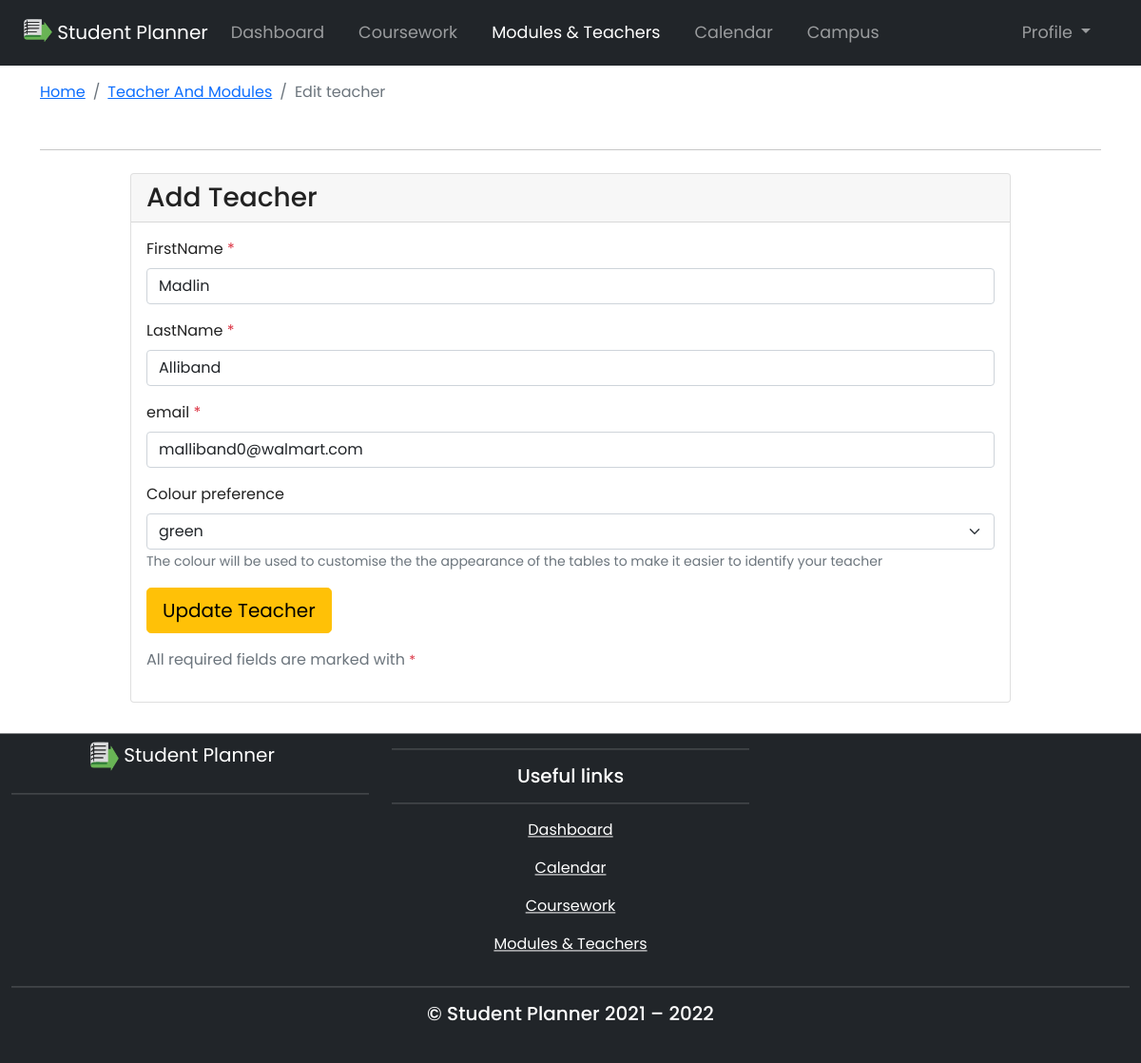
The app's page /teacherAndModules/edit_teacher.php?editTeacher=1 (signed in) with its own data.
### tables this page shows
CREATE TABLE `Teachers` (
  `teacher_id` int(11) NOT NULL,
  `student_id` int(11) DEFAULT NULL,
  `firstname` varchar(100) DEFAULT NULL,
  `lastname` varchar(100) DEFAULT NULL,
  `email` varchar(100) DEFAULT NULL,
  `colour_id` int(11) DEFAULT NULL
);

CREATE TABLE `Colours` (
  `colour_id` int(11) NOT NULL,
  `colour_class` varchar(30) NOT NULL,
  `hex_colour` varchar(30) NOT NULL,
  `colour_name` varchar(30) NOT NULL
);

### includes/class-autoload.php (called while the page is built, shortened)
<?php
function autoload($className) {
    $extension = '.class.php';
    $fileName = CLASS_PATH . $className . $extension;
}

### classes/database.class.php (called while the page is built, shortened)
<?php
final class Database {
    private static $instance = null;
    public static function getInstance() {
        return self::$instance === null ? self::$instance = new Database : self::$instance;
    }
    private function getConnection() {
        try {
            $config = [
                'host' => 'localhost',
                'username' => 'root',
                'password' => '',
                'databaseName' => 'AC_StudentOrganiser',
                'charset' => 'charset=utf8'
            ];
            $dsn = 'mysql:host=' . $config['host'] . ';dbname=' . $config['databaseName'] . ';' . $config['charset'];
            $this->con = new PDO($dsn, $config['username'], $config['password']);
            $this->con->setAttribute(PDO::ATTR_DEFAULT_FETCH_MODE, PDO::FETCH_ASSOC);
            return $this->con;
        } catch (PDOException $e) {
            echo $this->showErrorMessage('There was an error connecting to the database <br> ' . $e->getMessage());
        }
    }
    public function getColours() {
        return $this->getConnection()->query('SELECT * FROM `Colours`')->fetchAll();
    }
    public function getTeacherDetails($teacherID) {
        $sql = "SELECT
        t.*
    FROM
        Teachers t
    LEFT JOIN Colours col ON
        col.colour_id = t.colour_id
    JOIN Students st ON
        st.student_id = t.student_id
    WHERE
        t.teacher_id = :teacher_id AND st.student_id = :student_id";
        $stmt = $this->getConnection()->prepare($sql);
        $stmt->bindParam(':teacher_id', $teacherID);
        $stmt->bindParam(':student_id', $_SESSION['student_id']);
        $stmt->execute();
        return $stmt->fetchAll();
    }
}

### teacherAndModules/edit_teacher.inc.php (called while the page is built, shortened)
<?php
$db = Database::getInstance();
if (isset($_GET['editTeacher'])) {
    if (!$db->getTeacherDetails(Helper::html($_GET['editTeacher']))) {
        Helper::goTo('modulesAndTeachers.php');
    }
    foreach ($db->getTeacherDetails($_GET['editTeacher']) as $row) {
        $teacher_details = [
            'teacher_id' => $row['teacher_id'],
            'firstname' => $row['firstname'],
            'lastname' => $row['lastname'],
            'email' => $row['email'],
            'colour_id' => $row['colour_id']
        ];
    }
} else {
    Helper::goTo('modulesAndTeachers.php');
}

### teacherAndModules/edit_teacher.php (the view, shortened to what this page needs)
<?php
require_once '../templates/header.php';
require_once 'edit_teacher.inc.php';
?>
<div class="container py-3">
    <div class="row">
        <div class="col-md-12">
            <hr class="mb-4">
            <div class="row justify-content-center">
                <div class="col-md-10">
                    <div class="card card-outline-secondary">
                        <div class="card-header">
                            <h3 class="mb-0">Add Teacher</h3>
                        </div>
                        <div class="card-body">
                            <form action="" method="post" id="addTeacherForm" class="needs-validation" novalidate>
                                <div class="mb-3">
                                    <label for="firstname" class="form-label">FirstName <span class="text-danger">*</span></label>
                                    <input type="text" class="form-control" id="firstname" name="firstname" maxlength="100" placeholder="Enter firstname" value="<?= Helper::html($_POST['firstname'] ?? $teacher_details['firstname']); ?>" required autofocus>
                                </div>
                                <div class="mb-3">
                                    <label for="firstname" class="form-label">LastName <span class="text-danger">*</span></label>
                                    <input type="text" class="form-control" id="lastname" name="lastname" maxlength="100" placeholder="Enter lastname" value="<?= Helper::html($_POST['lastname'] ?? $teacher_details['lastname']); ?>" required>
                                </div>
                                <div class="mb-3">
                                    <label for="firstname" class="form-label">email <span class="text-danger">*</span></label>
                                    <input type="email" class="form-control" id="email" name="email" maxlength="100" placeholder="Enter email" value="<?= Helper::html($_POST['email'] ?? $teacher_details['email']); ?>">
                                </div>
                                <div class="mb-3">
                <label for="colour_id" class="form-label">Colour preference</label>
                <select id="colour_id" name="colour_id" class="form-select">
                    <?php foreach ($db->getColours() as $row) : ?>
                        <option <?php if ($row['colour_id'] === $teacher_details['colour_id']) echo ' selected'; ?> value="<?= Helper::html($row['colour_id']) ?>" style="color:<?= $row['hex_colour'] ?>"><?= Helper::html($row['colour_name']) ?></option>
                    <?php endforeach; ?>
                </select>
                <small id="colourHelpBlock" class="form-text text-muted">The colour will be used to customise the the appearance of the tables to make it easier to identify your teacher</small>
            </div>
                                <input class="btn btn-warning btn-lg" type="submit" name="updateTeacher" value="Update Teacher">
                                <?= Helper::getRequiredFieldMessage(); ?>
                            </form>
                        </div>
                    </div>
                </div>
            </div>
        </div>
    </div>
</div>
<?php require_once '../templates/footer.php'; ?>
<?php require_once '../templates/footer.php'; ?>

### css/style.css (style rules this page uses)
:root { --danger: #dc3545; --warning: #ffc107; --success: #198754; --black :#000; --custom_radio: #e94174; }
html, body { height: 100%; width: 100%; font-family: 'Poppins', sans-serif; color: #222; }
body { min-height: 100vh !important; }

### records on screen
teachers: firstname "Madlin", lastname "Alliband", email "malliband0@walmart.com", colour_id "green"

### other values on screen
LOGO_TEXT "Student Planner"
$this->splitWords() "Teacher And Modules"
$this->menuDescription "Edit teacher"
